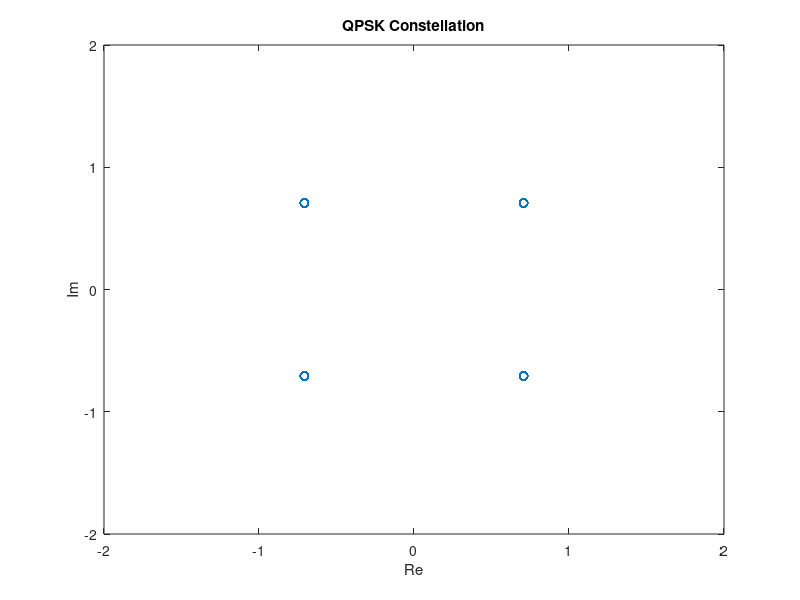
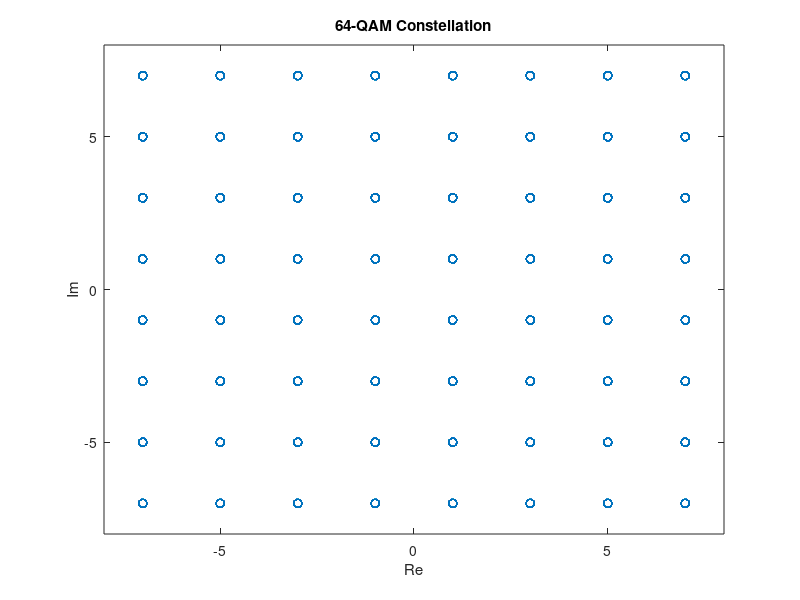
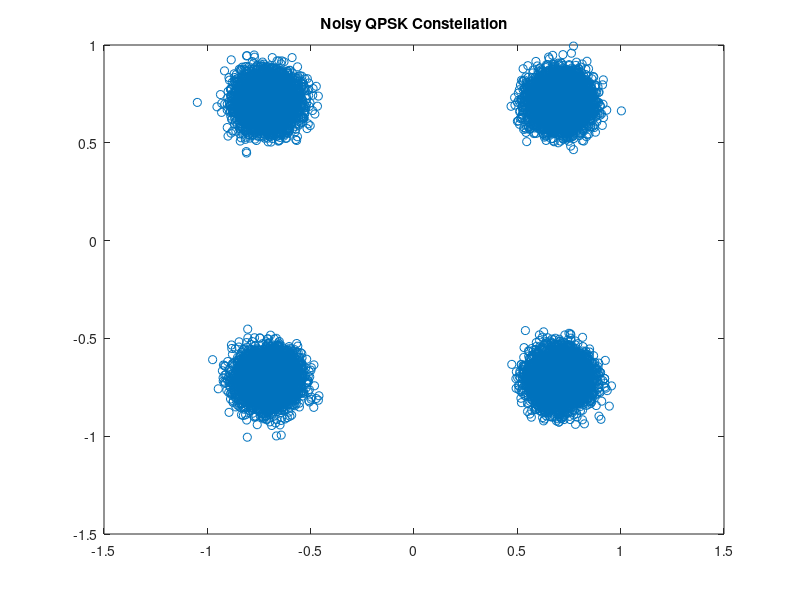
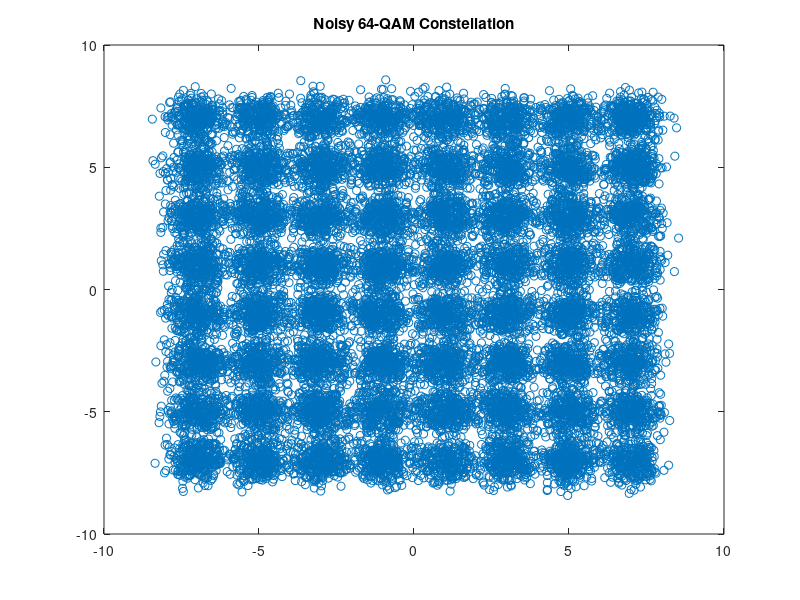

Write the MATLAB code that produced these figures, in order.
%addpath('./qsk/');

clear all 
close all
clc

%----------------------------------------------------%
% 2.1 The symbol constellation and a symbol sequence %
%----------------------------------------------------%
const_qpsk = exp(1j*[pi/4 3*pi/4 5*pi/4 7*pi/4]).'; % QPSK alphabet.
qpsk = const_qpsk(randi(4,20000,1)); % QPSK symbol sequence.

% plot the constellation.
figure
plot(qpsk,'o');
xlabel('Re');
ylabel('Im');
title('QPSK Constellation')
axis([-2 2 -2 2]); % scale the axis of the figure.

aqam = [-7 -5 -3 -1 1 3 5 7];
A = repmat(aqam,8,1);
B = flipud(A') ;
const_qam = A+1j*B; % 8x8-matrix with constellation points.
const_qam = const_qam(:); % column-vector with 64-QAM alphabet.
qam = const_qam(randi(64,20000,1)); % 64-QAM symbol sequence.

% plot the constellation.
figure
plot(qam,'o');
axis([-8 8 -8 8]); % Scale the axis of the figure.
xlabel('Re');
ylabel('Im');
title('64-QAM Constellation')

%--------------------------------%
% 2.2 Adding Noise to the Signal %
%--------------------------------%
n = randn(size(qam))+1j*randn(size(qam)); % randn generates Gaussian noise.
svqpsk = std(qpsk)^2; % QPSK signal variance (power).
svqam = std(qam)^2; % QAM signal variance (power).
nv = std(n)^2; % noise variance (power).

SNR = 20; % TargetSNR=20dB

% add noise to signal.
p1 = std(qpsk)/(std(n)*10^(SNR/20)); % proper constant p.
snqpsk = qpsk+n*p1; % add noise to signal.

% plot noisy constellation.
figure
plot(snqpsk,'o');
title('Noisy QPSK Constellation')

% add noise to signal.
p2 = std(qam)/(std(n)*10^(SNR/20)); % proper constant p.
snqam = qam+n*p2; 

% plot noisy constellation.
figure
plot(snqam,'o');
title('Noisy 64-QAM Constellation')

%---------------------------------------------------%
% 2.3 Signal Detection (symbol by symbol detection) %
%---------------------------------------------------%
%------%
% QPSK %
%------%
% 4x20000-matrix, each line contains the same sn-vector.
sn_block = repmat(snqpsk,1,4).';

% 4x20000-matrix, where each column contains const.
const_block = repmat(const_qpsk,1,20000);

% 4x20000-matrix, whose every column contains the received symbol
% distances to all possible symbol constellation points.
distance = abs(sn_block-const_block); 

% returns the minimum distance y and the corresponding
% constellation index ind_1. Both vectors have the size of 1x20000.
[~,ind_1] = min(distance); 

% using vector ind_1, we can determine the detected symbol vector.
qpsk_det = const_qpsk(ind_1);

%-----%
% QAM %
%-----%
% 64x20000-matrix, each line contains the same sn-vector.
sn_block = repmat(snqam,1,64).';

% 64x20000-matrix, where each column contains the const.
const_block = repmat(const_qam,1,20000);

% 64x20000-matrix, whose every column contains the received symbol 
% distances to all possible symbol constellation points.
distance = abs(sn_block-const_block);

% returns the minimum distance y and the corresponding
% constellation index ind_2. Both vectors have the size of 1x20000.
[y,ind_2] = min(distance); 

% using vector ind_2, we can determine the detected symbol vector.
qam_det = const_qam(ind_2); 


%---------------------------------%
% 2.4 The symbol-error rate (SER) %
%---------------------------------%
 % minimum distance d for our QPSK constellation.
d = sqrt(2);

% sigma is the deviation of noise (real or imaginary part).
sigma = std(real(n*p1));

Q = 0.5*erfc(d/(sqrt(2)*2*sigma));

% theoretical symbol error rate.
ser_theo = 2*Q - Q^2

% Comparison returns 0 (false) or 1 (true)
nr_of_errors = sum(qpsk~=qpsk_det);

% simulated symbol error rate.
ser_simu = nr_of_errors/20000

d = 2; % minimum distance d for our QAM alphabet

% sigma is the deviation of noise real or imaginary part
sigma = std(real(n*p2));
Q = 0.5*erfc(d/(sqrt(2)*2*sigma));

nr_of_errors = sum(qam~=qam_det);
ser_simu = nr_of_errors/20000 % simulated symbol error rate
ser_theo = 3.5*Q - 3.0625*Q^2 % theoretical symbol error rate